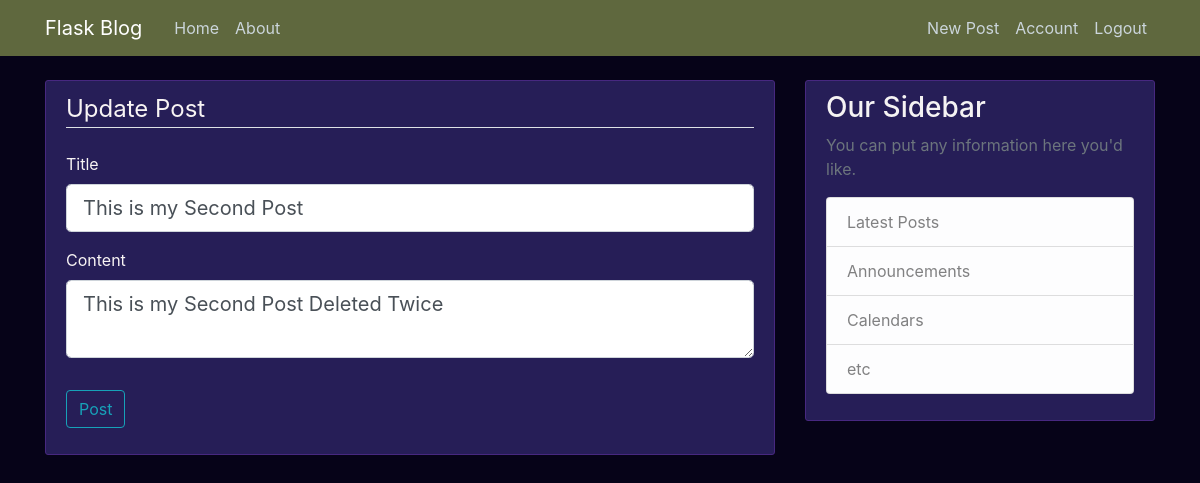
The app's page /post/2/update (signed in) with its own data.
### flaskblog/models.py (models this page shows, shortened)
class Post(db.Model):
     id = db.Column(db.Integer, primary_key=True)
     title = db.Column(db.String(100), nullable=False)
     date_posted = db.Column(db.DateTime, nullable=False, default=datetime.utcnow)
     content = db.Column(db.Text, nullable=False)
     user_id = db.Column(db.Integer, db.ForeignKey('user.id'), nullable=False)

### flaskblog/routes.py (the view)
@app.route("/post/<int:post_id>/update", methods=['GET', 'POST'])
@login_required
def update_post(post_id):
    post = Post.query.get_or_404(post_id)
    if post.author != current_user:
        abort(403)
    form = PostForm()
    if form.validate_on_submit():
        post.title = form.title.data
        post.content = form.content.data
        db.session.commit()
        flash('Your post has been updated!', 'success')
        return redirect(url_for('post', post_id=post.id))
    elif request.method == 'GET':
        form.title.data = post.title
        form.content.data = post.content
    return render_template('create_post.html', title='Update Post', form=form)

### flaskblog/forms.py
class PostForm(FlaskForm):
    title = StringField('Title', validators=[DataRequired()])
    content = TextAreaField('Content', validators=[DataRequired()])
    submit = SubmitField('Post')

### flaskblog/models.py (called while the page is built)
@login_manager.user_loader
def load_user(user_id):
    return User.query.get(int(user_id))

### flaskblog/templates/create_post.html (shortened to what this page needs)
{% extends "layout.html" %}
{% block content %}
<div class="content-section">
    <form action="" method="POST" novalidate>
      <fieldset class="form-group">
        <legend class="border-bottom mb-4">{{ title }}</legend>
        <div class="form-group">
          {{ form.title.label(class="form-control-label") }}
          {% if form.title.errors %}
              {{ form.title(class="form-control form-control-lg is-invalid") }}
                  <div class="invalid-feedback">
                      {% for error in form.title.errors %}
                          <span>{{ error }}</span>
                      {% endfor %}
                  </div>
          {% else %}
               {{ form.title(class="form-control form-control-lg") }}
          {% endif %}
        </div>
        <div class="form-group">
          {{ form.content.label(class="form-control-label") }}
          {% if form.content.errors %}
              {{ form.content(class="form-control form-control-lg is-invalid") }}
                  <div class="invalid-feedback">
                      {% for error in form.content.errors %}
                          <span>{{ error }}</span>
                      {% endfor %}
                  </div>
          {% else %}
              {{ form.content(class="form-control form-control-lg") }}
          {% endif %}
        </div>
      </fieldset>
      <div class="form-group">
        {{ form.submit(class="btn btn-outline-info") }}
      </div>
    </form>
  </div>
{% endblock content%}

### flaskblog/static/main.css (style rules this page uses)
body { background: #060318; color: #f8f4f4; margin-top: 5rem; }
.content-section { background: #261e57; padding: 10px 20px; border: 1px solid #472880; border-radius: 3px; margin-bottom: 20px; }

### records on screen
Post: title "This is my Second Post", content "This is my Second Post Deleted Twice"

### other values on screen
{{ title }} "Update Post"
